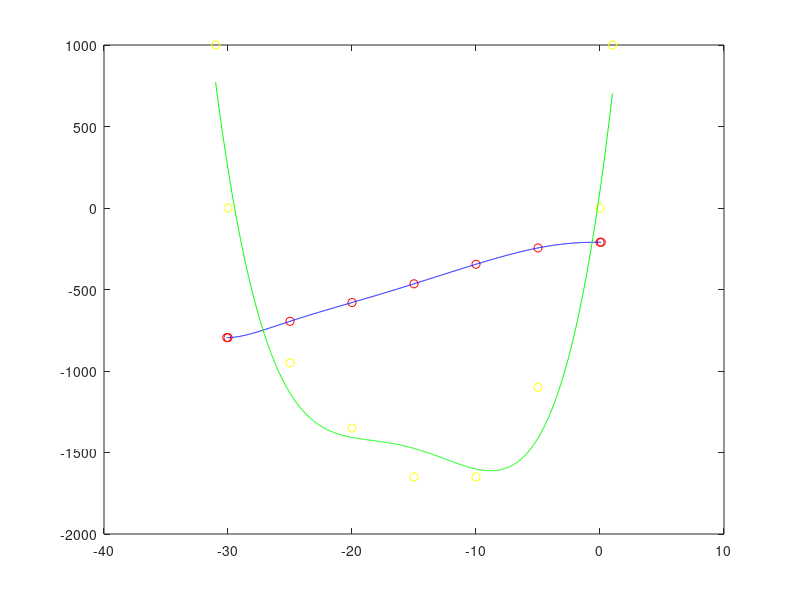

Source code (MATLAB):
f = fopen('values.txt', 'r');
A = fscanf(f, '%f %f %f', [3 Inf]);
fclose(f);

x = A(1, :)';
y = A(2, :)';
r = A(3, :)';

y = y.*1000;
r = r.*1000;

######
# y
######

x2 = [x; -30.1];
y2 = [y; y(length(y))];

x2 = [0.1; x2];
y2 = [y2(1); y2];

plot(x2, y2, 'or')
hold on

degree = 8;

X = [];

for i = 0 : degree
  X = [X x2.^i];
end

[Q, R] = qr(X);
ay = R\(Q'*y2);

xplot = [linspace(-30.1, 0.1, 1000)]';

yplot = 0;
for i = 1 : length(ay)
  yplot += ay(i) * xplot.^(i-1);
end

plot(xplot, yplot, 'b')

######
# r
######
x2 = [x; -31.0];
r2 = [r; 1000];

x2 = [1; x2];
r2 = [1000; r2];

plot(x2, r2, 'oy')
hold on

degree = 4;

X = [];

for i = 0 : degree
  X = [X x2.^i];
end

w = [linspace(1, 1, 9)]';
w(1) = 1.5;
w(2) = 6;
w(length(w)) = 1.5;
w(length(w)-1) = 2;
W = diag(w);

ar = (X'*W*X)\(X'*W*r2);

xplot = [linspace(-31, 1, 1000)]';

rplot = 0;
for i = 1 : length(ar)
  rplot += ar(i) * xplot.^(i-1);
end

plot(xplot, rplot, 'g')
hold off

ay
ar